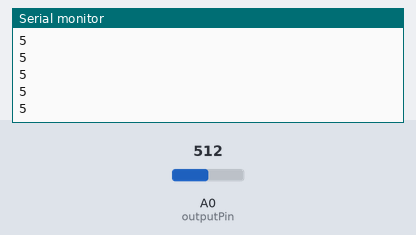
Bench run of a sketch on a simulated Arduino Uno, built with avr-gcc and run on an emulated ATmega328P. Parts: the last lines printed to the serial monitor. Inputs (shaded band) come from the test bench; at power-on: A0 (outputPin) = 512.

Above: at 1.2 s.
1.3 s: A0 (outputPin) set to 716
At 2.0 s:
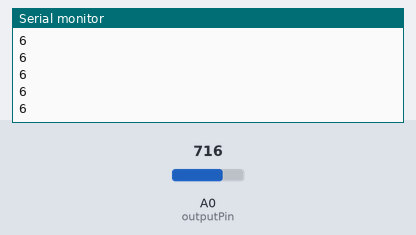
2.8 s: A0 (outputPin) set to 900
At 3.8 s:
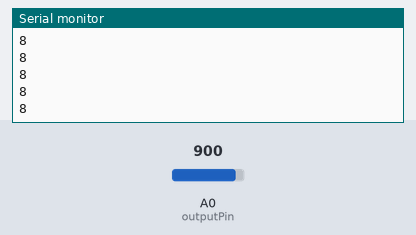
Timing chart, 0 to 5.8 s (numbered marks = the images above; inputs shaded):
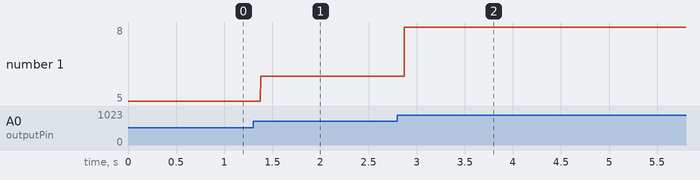

The sketch:

JukeBoxV4.ino
```cpp
//Jukebox LED Show
//Designed by Gregory Ensom
//6.29.22
#include <FastLED.h>

#define LED_PIN     5
#define NUM_LEDS    90
#define resetPin 3
#define strobePin 4
#define outputPin A0
#define LED_TYPE    WS2811
#define COLOR_ORDER GRB
CRGB leds[NUM_LEDS];

int BRIGHTNESS;

CRGBPalette16 currentPalette;
TBlendType    currentBlending;

//==============================================================
//                  SETUP
//==============================================================
void setup() {
  Serial.begin(9600);
  FastLED.addLeds<LED_TYPE, LED_PIN, COLOR_ORDER>(leds, NUM_LEDS).setCorrection(UncorrectedColor);

  currentPalette = RainbowColors_p;
  currentBlending = LINEARBLEND;

  pinMode(resetPin, OUTPUT);
  pinMode(strobePin, OUTPUT);
}
//==============================================================
//                  LOOP
//==============================================================
void loop(){
  BRIGHTNESS = 50;
  FastLED.clear();
  uint8_t colorAdj = 75;
  //130 purply blue
  //75 yellowy red
  int reset;
  int strobe;
  int output;
  int bands[7];
  int randomNum1;
  int randomNum2;
  int randomNum3;
  int randomNum4;
  int randomNum5;
  int randomNum6;
  int randomNum7;
  int tubeLED1 = 0;
  int tubeLED2 = 0;
  int tubeLED3 = 0;
  int tubeLED4 = 0;
  int tubeLED5 = 0;
  int tubeLED6 = 0;
  int tubeLED7 = 0;
  int t1s = 90; //tube 1 start
  int t1e = 80; //tube 1 end
  int t2s = 68; //tube 2 start
  int t2e = 78; //tube 2 end
  int t3s = 66; //tube 3 start
  int t3e = 56; //tube 3 end
  int t4s = 44; //tube 4 start
  int t4e = 54; //tube 4 end
  int t5s = 42; //tube 5 start
  int t5e = 32; //tube 5 end
  int t6s = 20; //tube 6 start
  int t6e = 30; //tube 6 end
  int t7s = 18; //tube 7 start
  int t7e = 8; //tube 7 end
  while(true){
    //audio collection loop
    digitalWrite(resetPin, HIGH);
    digitalWrite(resetPin, LOW);
    //delayMicroseconds(75);
    for(int i = 0; i < 7; i++){
      digitalWrite(strobePin, LOW);
      delayMicroseconds(40);
      bands[i] = analogRead(outputPin);
      digitalWrite(strobePin, HIGH);
      delayMicroseconds(40);
    }
//    randomNum1 = random(t1e,t1s);90-80
//    randomNum2 = random(t2s,t2e);
//    randomNum3 = random(t3e,t3s);
//    randomNum4 = random(t4s,t4e);
//    randomNum5 = random(t5e,t5s);
//    randomNum6 = random(t6s,t6e);
//    randomNum7 = random(t7e,t7s);
    randomNum1 = map(bands[0], 0, 1023, t1s, t1e);
    randomNum2 = map(bands[1], 0, 1023, t2s, t2e);
    randomNum3 = map(bands[2], 0, 1023, t3s, t3e);
    randomNum4 = map(bands[3], 0, 1023, t4s, t4e);
    randomNum5 = map(bands[4], 0, 1023, t5s, t5e);
    randomNum6 = map(bands[5], 0, 1023, t6s, t6e);
    randomNum7 = map(bands[6], 0, 1023, t7s, t7e);
    tubeLED1 = LedShowDown(t1s,t1e,randomNum1, tubeLED1, BRIGHTNESS, colorAdj);
    tubeLED2 = LedShowUp(t2s,t2e,randomNum2, tubeLED2, BRIGHTNESS, colorAdj);
    tubeLED3 = LedShowDown(t3s,t3e,randomNum3, tubeLED3, BRIGHTNESS, colorAdj);//
    tubeLED4 = LedShowUp(t4s,t4e,randomNum4, tubeLED4, BRIGHTNESS, colorAdj);
    tubeLED5 = LedShowDown(t5s,t5e,randomNum5, tubeLED5, BRIGHTNESS, colorAdj);
    tubeLED6 = LedShowUp(t6s,t6e,randomNum6, tubeLED6, BRIGHTNESS, colorAdj);
    tubeLED7 = LedShowDown(t7s,t7e,randomNum7, tubeLED7, BRIGHTNESS, colorAdj);
    FastLED.show();
    delay(3);
//    colorAdj++;
//    if(colorAdj>250){
//      colorAdj = 0;
//    }
  }
}

int LedShowUp(int ts, int te, int randomNum, int tubeLED, int brightness, int colorAdjustment)
{
//  if((randomNum > ts+tubeLED)){
//        leds[ts+tubeLED] = ColorFromPalette(currentPalette, colorAdjustment+(tubeLED*5), brightness, currentBlending);
//        tubeLED++;
//  }
  if((randomNum > ts+tubeLED)){ //78 > 68, light up to 78
        for(int i=ts; i<=randomNum; i++){
          leds[i] = ColorFromPalette(currentPalette, colorAdjustment+(tubeLED*5), brightness, currentBlending);
          tubeLED = i-ts;
        }
  }
  else if((randomNum < ts+tubeLED)){
    leds[ts+tubeLED] = CRGB::Black;
    tubeLED--;
  }
  else{}
  Serial.println(tubeLED);
  return tubeLED;
}

int LedShowDown(int ts, int te, int randomNum, int tubeLED, int brightness, int colorAdjustment)
{
//  if((randomNum < ts-tubeLED)){
//        leds[ts-tubeLED] = ColorFromPalette(currentPalette, colorAdjustment+(tubeLED*5), brightness, currentBlending);
//        tubeLED++;
//  }
  if((randomNum < ts-tubeLED)){ //80 < 90, light up to 80
        for(int i=ts; i>=randomNum; i--){
          leds[i] = ColorFromPalette(currentPalette, colorAdjustment+(tubeLED*5), brightness, currentBlending);
          tubeLED = ts-i;
        }
  }
  else if((randomNum > ts-tubeLED)){;
    leds[ts-tubeLED] = CRGB::Black;
    tubeLED--;
  }
  else{}
  Serial.println(tubeLED);
  return tubeLED;

}
```

Measured:
- after the input at 1.3 s, the serial monitor: prints a new line after 0.08 s (image 1)
- after the input at 2.8 s, the serial monitor: prints a new line after 0.07 s (image 2)
- plotted number 1: 5 → 6 after the input at 1.3 s, 6 → 8 after the input at 2.8 s
